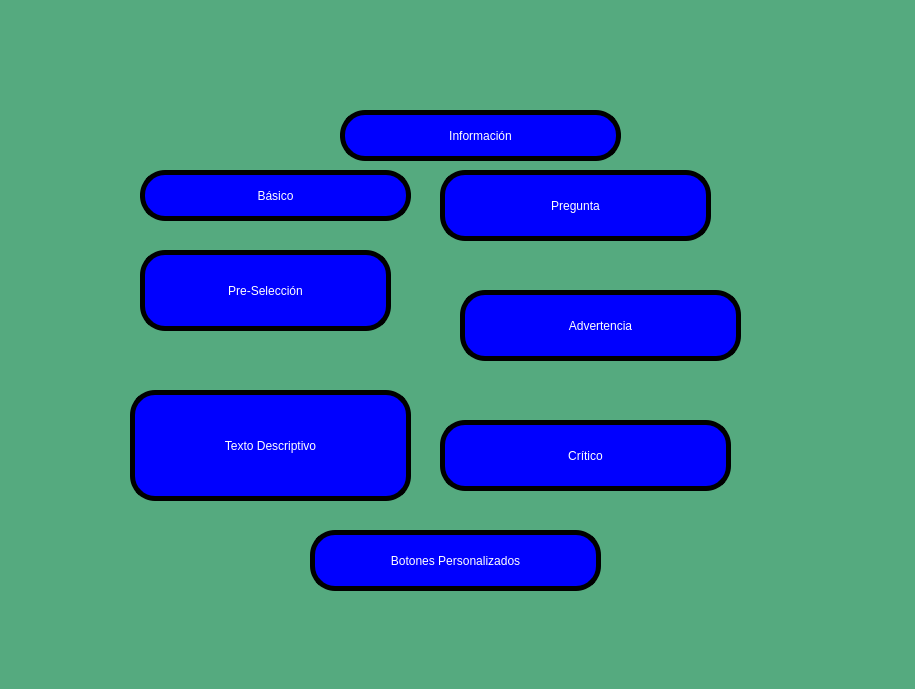
<?xml version="1.0" encoding="UTF-8"?>
<ui version="4.0">
 <class>MainWindow</class>
 <widget class="QMainWindow" name="MainWindow">
  <property name="geometry">
   <rect>
    <x>0</x>
    <y>0</y>
    <width>915</width>
    <height>689</height>
   </rect>
  </property>
  <property name="windowTitle">
   <string>MainWindow</string>
  </property>
  <property name="styleSheet">
   <string notr="true">background-color: rgb(85, 170, 127);</string>
  </property>
  <widget class="QWidget" name="centralwidget">
   <widget class="QPushButton" name="btn_basico">
    <property name="geometry">
     <rect>
      <x>140</x>
      <y>170</y>
      <width>271</width>
      <height>51</height>
     </rect>
    </property>
    <property name="styleSheet">
     <string notr="true">background-color: rgb(91, 140, 255);
background-color: rgb(0, 0, 255);
border: 5px solid black;
border-radius: 25px;
color: rgb(255, 255, 255);
</string>
    </property>
    <property name="text">
     <string>Básico</string>
    </property>
   </widget>
   <widget class="QPushButton" name="btn_op_defecto">
    <property name="geometry">
     <rect>
      <x>140</x>
      <y>250</y>
      <width>251</width>
      <height>81</height>
     </rect>
    </property>
    <property name="styleSheet">
     <string notr="true">background-color: rgb(91, 140, 255);
background-color: rgb(0, 0, 255);
border: 5px solid black;
border-radius: 25px;
color: rgb(255, 255, 255);
</string>
    </property>
    <property name="text">
     <string>Pre-Selección</string>
    </property>
   </widget>
   <widget class="QPushButton" name="btn_texto_detallado">
    <property name="geometry">
     <rect>
      <x>130</x>
      <y>390</y>
      <width>281</width>
      <height>111</height>
     </rect>
    </property>
    <property name="styleSheet">
     <string notr="true">background-color: rgb(91, 140, 255);
background-color: rgb(0, 0, 255);
border: 5px solid black;
border-radius: 25px;
color: rgb(255, 255, 255);
</string>
    </property>
    <property name="text">
     <string>Texto Descriptivo</string>
    </property>
   </widget>
   <widget class="QPushButton" name="btn_informacion">
    <property name="geometry">
     <rect>
      <x>340</x>
      <y>110</y>
      <width>281</width>
      <height>51</height>
     </rect>
    </property>
    <property name="styleSheet">
     <string notr="true">background-color: rgb(91, 140, 255);
background-color: rgb(0, 0, 255);
border: 5px solid black;
border-radius: 25px;
color: rgb(255, 255, 255);
</string>
    </property>
    <property name="text">
     <string>Información</string>
    </property>
   </widget>
   <widget class="QPushButton" name="btn_pregunta">
    <property name="geometry">
     <rect>
      <x>440</x>
      <y>170</y>
      <width>271</width>
      <height>71</height>
     </rect>
    </property>
    <property name="styleSheet">
     <string notr="true">background-color: rgb(91, 140, 255);
background-color: rgb(0, 0, 255);
border: 5px solid black;
border-radius: 25px;
color: rgb(255, 255, 255);
</string>
    </property>
    <property name="text">
     <string>Pregunta</string>
    </property>
   </widget>
   <widget class="QPushButton" name="btn_advertencia">
    <property name="geometry">
     <rect>
      <x>460</x>
      <y>290</y>
      <width>281</width>
      <height>71</height>
     </rect>
    </property>
    <property name="styleSheet">
     <string notr="true">background-color: rgb(91, 140, 255);
background-color: rgb(0, 0, 255);
border: 5px solid black;
border-radius: 25px;
color: rgb(255, 255, 255);
</string>
    </property>
    <property name="text">
     <string>Advertencia</string>
    </property>
   </widget>
   <widget class="QPushButton" name="btn_critico">
    <property name="geometry">
     <rect>
      <x>440</x>
      <y>420</y>
      <width>291</width>
      <height>71</height>
     </rect>
    </property>
    <property name="styleSheet">
     <string notr="true">background-color: rgb(91, 140, 255);
background-color: rgb(0, 0, 255);
border: 5px solid black;
border-radius: 25px;
color: rgb(255, 255, 255);
</string>
    </property>
    <property name="text">
     <string>Crítico</string>
    </property>
   </widget>
   <widget class="QPushButton" name="btn_botones_personalizados">
    <property name="geometry">
     <rect>
      <x>310</x>
      <y>530</y>
      <width>291</width>
      <height>61</height>
     </rect>
    </property>
    <property name="styleSheet">
     <string notr="true">background-color: rgb(91, 140, 255);
background-color: rgb(0, 0, 255);
border: 5px solid black;
border-radius: 25px;
color: rgb(255, 255, 255);
</string>
    </property>
    <property name="text">
     <string>Botones Personalizados</string>
    </property>
   </widget>
   <widget class="QLabel" name="label">
    <property name="geometry">
     <rect>
      <x>30</x>
      <y>30</y>
      <width>231</width>
      <height>81</height>
     </rect>
    </property>
    <property name="text">
     <string/>
    </property>
    <property name="pixmap">
     <pixmap resource="../Imagenes/recursos1.qrc">:/logos/LogoUAT.png</pixmap>
    </property>
    <property name="scaledContents">
     <bool>true</bool>
    </property>
   </widget>
   <widget class="QLabel" name="label_2">
    <property name="geometry">
     <rect>
      <x>680</x>
      <y>25</y>
      <width>181</width>
      <height>91</height>
     </rect>
    </property>
    <property name="text">
     <string/>
    </property>
    <property name="pixmap">
     <pixmap resource="../Imagenes/recursos1.qrc">:/logos/LogoFIT.png</pixmap>
    </property>
    <property name="scaledContents">
     <bool>true</bool>
    </property>
   </widget>
   <widget class="QLabel" name="label_3">
    <property name="geometry">
     <rect>
      <x>700</x>
      <y>520</y>
      <width>191</width>
      <height>141</height>
     </rect>
    </property>
    <property name="text">
     <string/>
    </property>
    <property name="pixmap">
     <pixmap resource="../Imagenes/recursos1.qrc">:/logos/LogoEquipo.jpeg</pixmap>
    </property>
    <property name="scaledContents">
     <bool>true</bool>
    </property>
   </widget>
  </widget>
  <widget class="QStatusBar" name="statusbar"/>
 </widget>
 <resources>
  <include location="../Imagenes/recursos1.qrc"/>
 </resources>
 <connections/>
</ui>
